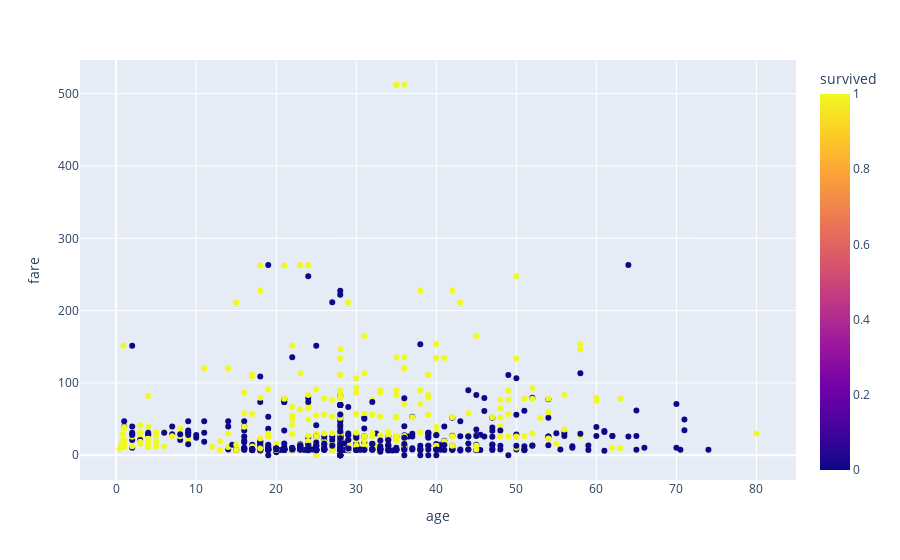

Here is the notebook cell this chart was saved with:
### Code cell
fig = px.scatter(df, x='age', y='fare', color='survived', hover_data=['pclass','sex'])
fig.show()

### Figure 1 — Plotly figure (JSON) as saved in the notebook; plotly's stock layout.template omitted (floating-point values rounded to 4 significant figures; data arrays with more than 128 entries replaced by an {"elided": "..."} marker saying what was removed)
{"data": [{"customdata": {"elided": "889x2 mixed values"}, "hovertemplate": "age=%{x}<br>fare=%{y}<br>pclass=%{customdata[0]}<br>sex=%{customdata[1]}<br>survived=%{marker.color}<extra></extra>", "legendgroup": "", "marker": {"color": {"elided": "889 int values"}, "coloraxis": "coloraxis", "symbol": "circle"}, "mode": "markers", "name": "", "orientation": "v", "showlegend": false, "type": "scatter", "x": {"elided": "889 float values"}, "xaxis": "x", "y": {"elided": "889 float values"}, "yaxis": "y"}], "layout": {"coloraxis": {"colorbar": {"title": {"text": "survived"}}, "colorscale": [[0, "#0d0887"], [0.1111, "#46039f"], [0.2222, "#7201a8"], [0.3333, "#9c179e"], [0.4444, "#bd3786"], [0.5556, "#d8576b"], [0.6667, "#ed7953"], [0.7778, "#fb9f3a"], [0.8889, "#fdca26"], [1, "#f0f921"]]}, "legend": {"tracegroupgap": 0}, "margin": {"t": 60}, "xaxis": {"anchor": "y", "domain": [0, 1], "title": {"text": "age"}}, "yaxis": {"anchor": "x", "domain": [0, 1], "title": {"text": "fare"}}}}
